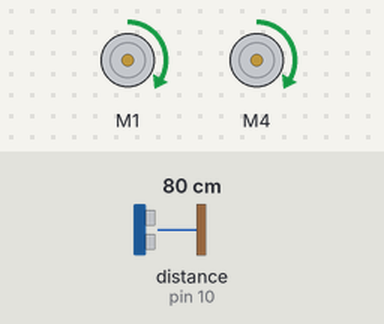
This sketch was run on a simulated Arduino Uno, built with avr-gcc and run on an emulated ATmega328P. Parts: 2 × DC motor (green arrow = forward, orange = backward, longer = faster). Inputs (shaded band) come from the test bench; at power-on: distance to the obstacle (sensor on pin 10) 80 cm. The echo pulse lasts 58.3 µs per cm.

Above: at 1.9 s.
2.0 s: distance to the obstacle (sensor on pin 10) set to 16 cm
At 2.3 s:
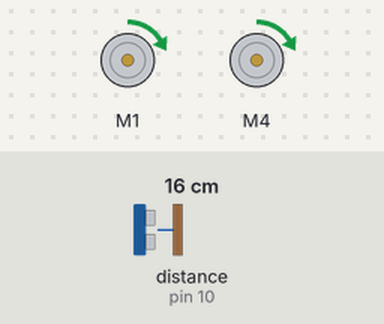
5.5 s: distance to the obstacle (sensor on pin 10) set to 13 cm
At 6.03 s:
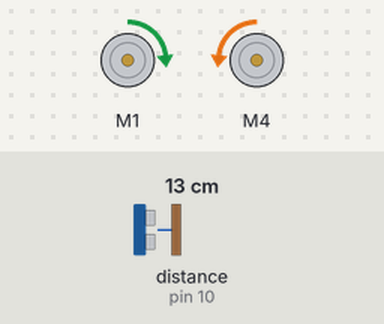
9.0 s: distance to the obstacle (sensor on pin 10) set to 18 cm
Timing chart, 0 to 65.0 s (numbered marks = the images above; inputs shaded):
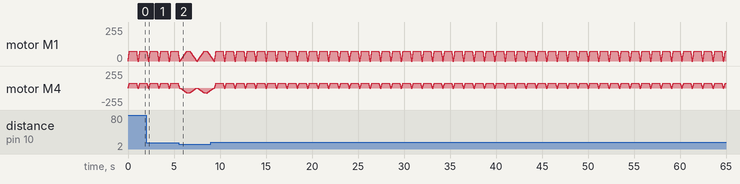

Measured:
- the behaviour switches between 15 and 14 cm on distance to the obstacle (sensor on pin 10) (found by bisection; images 1 and 2)

The sketch:

L2_UltraSonic.ino
```cpp
#include <Ultrasonic.h>
#include "AFMotor.h"

#define minDistance 15
#define delayForwards 750
#define delayRotate 300
#define delayLoop 75
#define maxSpeed 75


AF_DCMotor motorR(1);  // right DC Motor
AF_DCMotor motorL(4);  // left DC Motor
Ultrasonic ultrasonic(9, 10); // echo grey pin 10 ; trig white pin 9
void setup() {
  Serial.begin(9600);


  motorR.setSpeed(200);
  motorL.setSpeed(200);
  motorR.run(RELEASE);
  motorL.run(RELEASE);
}

void moveForwards(int timeDelay){
  uint8_t i;
  motorR.run(FORWARD);
  motorL.run(FORWARD);
  for (i=0; i<maxSpeed; i++) {
    motorR.setSpeed(i);
    motorL.setSpeed(i);
    delay(2);
  }

  delay(timeDelay);

  for (i=maxSpeed; i!=0; i--) {
    motorR.setSpeed(i);
    motorL.setSpeed(i);
    delay(2);
  }
  motorR.run(RELEASE);
  motorL.run(RELEASE);
}

void turnAround(int timeDelay) {
  uint8_t i;
  motorR.run(FORWARD);
  motorL.run(BACKWARD);
  for (i=0; i<maxSpeed; i++) {
    motorR.setSpeed(i);
    motorL.setSpeed(i);
    delay(10);
  }
  delay(timeDelay);
  for (i=maxSpeed; i!=0; i--) {
    motorR.setSpeed(i);
    motorL.setSpeed(i);
    delay(10);
  }
  motorR.run(RELEASE);
  motorL.run(RELEASE);
}


void loop() {
  uint8_t distance;
  distance = ultrasonic.read(CM);

  if (distance < minDistance){
    turnAround(delayRotate);
  }
  else
  {
    moveForwards(delayForwards);
  }

  delay(delayLoop);
}
```
